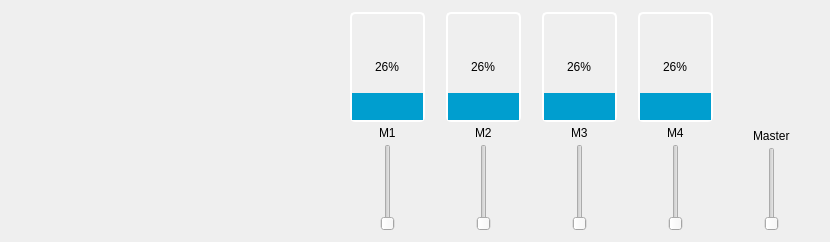
            <widget class="QWidget" name="Motors">
             <property name="styleSheet">
              <string notr="true"/>
             </property>
             <attribute name="title">
              <string>Motors</string>
             </attribute>
             <layout class="QHBoxLayout" name="horizontalLayout_19">
              <item>
               <spacer name="horizontalSpacer_24">
                <property name="orientation">
                 <enum>Qt::Horizontal</enum>
                </property>
                <property name="sizeHint" stdset="0">
                 <size>
                  <width>329</width>
                  <height>20</height>
                 </size>
                </property>
               </spacer>
              </item>
              <item>
               <layout class="QVBoxLayout" name="verticalLayout_9">
                <item>
                 <spacer name="verticalSpacer_3">
                  <property name="orientation">
                   <enum>Qt::Vertical</enum>
                  </property>
                  <property name="sizeHint" stdset="0">
                   <size>
                    <width>20</width>
                    <height>1</height>
                   </size>
                  </property>
                 </spacer>
                </item>
                <item>
                 <layout class="QHBoxLayout" name="horizontalLayout_18">
                  <property name="spacing">
                   <number>1</number>
                  </property>
                  <item>
                   <layout class="QVBoxLayout" name="verticalLayout_8">
                    <item>
                     <layout class="QHBoxLayout" name="horizontalLayout_13">
                      <item>
                       <widget class="QProgressBar" name="progressBar_8">
                        <property name="sizePolicy">
                         <sizepolicy hsizetype="Fixed" vsizetype="Expanding">
                          <horstretch>0</horstretch>
                          <verstretch>0</verstretch>
                         </sizepolicy>
                        </property>
                        <property name="minimumSize">
                         <size>
                          <width>75</width>
                          <height>110</height>
                         </size>
                        </property>
                        <property name="baseSize">
                         <size>
                          <width>0</width>
                          <height>0</height>
                         </size>
                        </property>
                        <property name="styleSheet">
                         <string notr="true">QProgressBar {
    border: 2px solid white;
    border-radius: 5px;
    background: transparent;
}
QProgressBar::chunk {
    background-color: #009ecf;
}</string>
                        </property>
                        <property name="value">
                         <number>26</number>
                        </property>
                        <property name="alignment">
                         <set>Qt::AlignCenter</set>
                        </property>
                        <property name="textVisible">
                         <bool>true</bool>
                        </property>
                        <property name="orientation">
                         <enum>Qt::Vertical</enum>
                        </property>
                       </widget>
                      </item>
                     </layout>
                    </item>
                    <item>
                     <layout class="QHBoxLayout" name="horizontalLayout_14">
                      <item>
                       <spacer name="horizontalSpacer_16">
                        <property name="orientation">
                         <enum>Qt::Horizontal</enum>
                        </property>
                        <property name="sizeHint" stdset="0">
                         <size>
                          <width>0</width>
                          <height>20</height>
                         </size>
                        </property>
                       </spacer>
                      </item>
                      <item>
                       <widget class="QLabel" name="label_10">
                        <property name="sizePolicy">
                         <sizepolicy hsizetype="Minimum" vsizetype="Preferred">
                          <horstretch>0</horstretch>
                          <verstretch>0</verstretch>
                         </sizepolicy>
                        </property>
                        <property name="minimumSize">
                         <size>
                          <width>10</width>
                          <height>0</height>
                         </size>
                        </property>
                        <property name="text">
                         <string>M1</string>
                        </property>
                       </widget>
                      </item>
                      <item>
                       <spacer name="horizontalSpacer_17">
                        <property name="orientation">
                         <enum>Qt::Horizontal</enum>
                        </property>
                        <property name="sizeHint" stdset="0">
                         <size>
                          <width>0</width>
                          <height>20</height>
                         </size>
                        </property>
                       </spacer>
                      </item>
                     </layout>
                    </item>
                    <item>
                     <layout class="QHBoxLayout" name="horizontalLayout_15">
                      <item>
                       <spacer name="horizontalSpacer_18">
                        <property name="orientation">
                         <enum>Qt::Horizontal</enum>
                        </property>
                        <property name="sizeHint" stdset="0">
                         <size>
                          <width>40</width>
                          <height>20</height>
                         </size>
                        </property>
                       </spacer>
                      </item>
                      <item>
                       <widget class="QSlider" name="verticalSlider_9">
                        <property name="sizePolicy">
                         <sizepolicy hsizetype="Fixed" vsizetype="Expanding">
                          <horstretch>0</horstretch>
                          <verstretch>0</verstretch>
                         </sizepolicy>
                        </property>
                        <property name="minimumSize">
                         <size>
                          <width>0</width>
                          <height>75</height>
                         </size>
                        </property>
                        <property name="maximumSize">
                         <size>
                          <width>16777215</width>
                          <height>16777215</height>
                         </size>
                        </property>
                        <property name="layoutDirection">
                         <enum>Qt::LeftToRight</enum>
                        </property>
                        <property name="orientation">
                         <enum>Qt::Vertical</enum>
                        </property>
                       </widget>
                      </item>
                      <item>
                       <spacer name="horizontalSpacer_19">
                        <property name="orientation">
                         <enum>Qt::Horizontal</enum>
                        </property>
                        <property name="sizeHint" stdset="0">
                         <size>
                          <width>40</width>
                          <height>20</height>
                         </size>
                        </property>
                       </spacer>
                      </item>
                     </layout>
                    </item>
                   </layout>
                  </item>
                  <item>
                   <layout class="QVBoxLayout" name="verticalLayout_7">
                    <item>
                     <layout class="QHBoxLayout" name="horizontalLayout_10">
                      <item>
                       <widget class="QProgressBar" name="progressBar_7">
                        <property name="sizePolicy">
                         <sizepolicy hsizetype="Fixed" vsizetype="Expanding">
                          <horstretch>0</horstretch>
                          <verstretch>0</verstretch>
                         </sizepolicy>
                        </property>
                        <property name="minimumSize">
                         <size>
                          <width>75</width>
                          <height>110</height>
                         </size>
                        </property>
                        <property name="baseSize">
                         <size>
                          <width>0</width>
                          <height>0</height>
                         </size>
                        </property>
                        <property name="styleSheet">
                         <string notr="true">QProgressBar {
    border: 2px solid white;
    border-radius: 5px;
    background: transparent;
}
QProgressBar::chunk {
    background-color: #009ecf;
}</string>
                        </property>
                        <property name="value">
                         <number>26</number>
                        </property>
                        <property name="alignment">
                         <set>Qt::AlignCenter</set>
                        </property>
                        <property name="textVisible">
                         <bool>true</bool>
                        </property>
                        <property name="orientation">
                         <enum>Qt::Vertical</enum>
                        </property>
                       </widget>
                      </item>
                     </layout>
                    </item>
                    <item>
                     <layout class="QHBoxLayout" name="horizontalLayout_11">
                      <item>
                       <spacer name="horizontalSpacer_12">
                        <property name="orientation">
                         <enum>Qt::Horizontal</enum>
                        </property>
                        <property name="sizeHint" stdset="0">
                         <size>
                          <width>0</width>
                          <height>20</height>
                         </size>
                        </property>
                       </spacer>
                      </item>
                      <item>
                       <widget class="QLabel" name="label_9">
                        <property name="sizePolicy">
                         <sizepolicy hsizetype="Minimum" vsizetype="Preferred">
                          <horstretch>0</horstretch>
                          <verstretch>0</verstretch>
                         </sizepolicy>
                        </property>
                        <property name="minimumSize">
                         <size>
                          <width>10</width>
                          <height>0</height>
                         </size>
                        </property>
                        <property name="text">
                         <string>M2</string>
                        </property>
                       </widget>
                      </item>
                      <item>
                       <spacer name="horizontalSpacer_13">
                        <property name="orientation">
                         <enum>Qt::Horizontal</enum>
                        </property>
                        <property name="sizeHint" stdset="0">
                         <size>
                          <width>0</width>
                          <height>20</height>
                         </size>
                        </property>
                       </spacer>
                      </item>
                     </layout>
                    </item>
                    <item>
                     <layout class="QHBoxLayout" name="horizontalLayout_12">
                      <item>
                       <spacer name="horizontalSpacer_14">
                        <property name="orientation">
                         <enum>Qt::Horizontal</enum>
                        </property>
                        <property name="sizeHint" stdset="0">
                         <size>
                          <width>40</width>
                          <height>20</height>
                         </size>
                        </property>
                       </spacer>
                      </item>
                      <item>
                       <widget class="QSlider" name="verticalSlider_8">
                        <property name="sizePolicy">
                         <sizepolicy hsizetype="Fixed" vsizetype="Expanding">
                          <horstretch>0</horstretch>
                          <verstretch>0</verstretch>
                         </sizepolicy>
                        </property>
                        <property name="minimumSize">
                         <size>
                          <width>0</width>
                          <height>75</height>
                         </size>
                        </property>
                        <property name="maximumSize">
                         <size>
                          <width>16777215</width>
                          <height>16777215</height>
                         </size>
                        </property>
                        <property name="layoutDirection">
                         <enum>Qt::LeftToRight</enum>
                        </property>
                        <property name="orientation">
                         <enum>Qt::Vertical</enum>
                        </property>
                       </widget>
                      </item>
                      <item>
                       <spacer name="horizontalSpacer_15">
                        <property name="orientation">
                         <enum>Qt::Horizontal</enum>
                        </property>
                        <property name="sizeHint" stdset="0">
                         <size>
                          <width>40</width>
                          <height>20</height>
                         </size>
                        </property>
                       </spacer>
                      </item>
                     </layout>
                    </item>
                   </layout>
                  </item>
                  <item>
                   <layout class="QVBoxLayout" name="verticalLayout_5">
                    <item>
                     <layout class="QHBoxLayout" name="horizontalLayout_6">
                      <item>
                       <widget class="QProgressBar" name="progressBar_5">
                        <property name="sizePolicy">
                         <sizepolicy hsizetype="Fixed" vsizetype="Expanding">
                          <horstretch>0</horstretch>
                          <verstretch>0</verstretch>
                         </sizepolicy>
                        </property>
                        <property name="minimumSize">
                         <size>
                          <width>75</width>
                          <height>110</height>
                         </size>
                        </property>
                        <property name="baseSize">
                         <size>
                          <width>0</width>
                          <height>0</height>
                         </size>
                        </property>
                        <property name="styleSheet">
                         <string notr="true">QProgressBar {
    border: 2px solid white;
    border-radius: 5px;
    background: transparent;
}
QProgressBar::chunk {
    background-color: #009ecf;
}</string>
                        </property>
                        <property name="value">
                         <number>26</number>
                        </property>
                        <property name="alignment">
                         <set>Qt::AlignCenter</set>
                        </property>
                        <property name="textVisible">
                         <bool>true</bool>
                        </property>
                        <property name="orientation">
                         <enum>Qt::Vertical</enum>
                        </property>
                       </widget>
                      </item>
                     </layout>
                    </item>
                    <item>
                     <layout class="QHBoxLayout" name="horizontalLayout_5">
                      <item>
                       <spacer name="horizontalSpacer_7">
                        <property name="orientation">
                         <enum>Qt::Horizontal</enum>
                        </property>
                        <property name="sizeType">
                         <enum>QSizePolicy::Expanding</enum>
                        </property>
                        <property name="sizeHint" stdset="0">
                         <size>
                          <width>0</width>
                          <height>20</height>
                         </size>
                        </property>
                       </spacer>
                      </item>
                      <item>
                       <widget class="QLabel" name="label_6">
                        <property name="sizePolicy">
                         <sizepolicy hsizetype="Minimum" vsizetype="Preferred">
                          <horstretch>0</horstretch>
                          <verstretch>0</verstretch>
                         </sizepolicy>
                        </property>
                        <property name="minimumSize">
                         <size>
                          <width>10</width>
                          <height>0</height>
                         </size>
                        </property>
                        <property name="text">
                         <string>M3</string>
                        </property>
                       </widget>
                      </item>
                      <item>
                       <spacer name="horizontalSpacer_6">
                        <property name="orientation">
                         <enum>Qt::Horizontal</enum>
                        </property>
                        <property name="sizeHint" stdset="0">
                         <size>
                          <width>0</width>
                          <height>20</height>
                         </size>
                        </property>
                       </spacer>
                      </item>
                     </layout>
                    </item>
                    <item>
                     <layout class="QHBoxLayout" name="horizontalLayout_4">
                      <item>
                       <spacer name="horizontalSpacer_5">
                        <property name="orientation">
                         <enum>Qt::Horizontal</enum>
                        </property>
                        <property name="sizeHint" stdset="0">
                         <size>
                          <width>40</width>
                          <height>20</height>
                         </size>
                        </property>
                       </spacer>
                      </item>
                      <item>
                       <widget class="QSlider" name="verticalSlider_6">
                        <property name="sizePolicy">
                         <sizepolicy hsizetype="Fixed" vsizetype="Expanding">
                          <horstretch>0</horstretch>
                          <verstretch>0</verstretch>
                         </sizepolicy>
                        </property>
                        <property name="minimumSize">
                         <size>
                          <width>0</width>
                          <height>75</height>
                         </size>
                        </property>
                        <property name="maximumSize">
                         <size>
                          <width>16777215</width>
                          <height>16777215</height>
                         </size>
                        </property>
                        <property name="layoutDirection">
                         <enum>Qt::LeftToRight</enum>
                        </property>
                        <property name="orientation">
                         <enum>Qt::Vertical</enum>
                        </property>
                       </widget>
                      </item>
                      <item>
                       <spacer name="horizontalSpacer_4">
                        <property name="orientation">
                         <enum>Qt::Horizontal</enum>
                        </property>
                        <property name="sizeHint" stdset="0">
                         <size>
                          <width>40</width>
                          <height>20</height>
                         </size>
                        </property>
                       </spacer>
                      </item>
                     </layout>
                    </item>
                   </layout>
                  </item>
                  <item>
                   <layout class="QVBoxLayout" name="verticalLayout_6">
                    <item>
                     <layout class="QHBoxLayout" name="horizontalLayout_7">
                      <item>
                       <widget class="QProgressBar" name="progressBar_6">
                        <property name="sizePolicy">
                         <sizepolicy hsizetype="Fixed" vsizetype="Expanding">
                          <horstretch>0</horstretch>
                          <verstretch>0</verstretch>
                         </sizepolicy>
                        </property>
                        <property name="minimumSize">
                         <size>
                          <width>75</width>
                          <height>110</height>
                         </size>
                        </property>
                        <property name="baseSize">
                         <size>
                          <width>0</width>
                          <height>0</height>
                         </size>
                        </property>
                        <property name="styleSheet">
                         <string notr="true">QProgressBar {
    border: 2px solid white;
    border-radius: 5px;
    background: transparent;
}
QProgressBar::chunk {
    background-color: #009ecf;
}</string>
                        </property>
                        <property name="value">
                         <number>26</number>
                        </property>
                        <property name="alignment">
                         <set>Qt::AlignCenter</set>
                        </property>
                        <property name="textVisible">
                         <bool>true</bool>
                        </property>
                        <property name="orientation">
                         <enum>Qt::Vertical</enum>
                        </property>
                       </widget>
                      </item>
                     </layout>
                    </item>
                    <item>
                     <layout class="QHBoxLayout" name="horizontalLayout_8">
                      <item>
                       <spacer name="horizontalSpacer_8">
                        <property name="orientation">
                         <enum>Qt::Horizontal</enum>
                        </property>
                        <property name="sizeHint" stdset="0">
                         <size>
                          <width>0</width>
                          <height>20</height>
                         </size>
                        </property>
                       </spacer>
                      </item>
                      <item>
                       <widget class="QLabel" name="label_8">
                        <property name="sizePolicy">
                         <sizepolicy hsizetype="Minimum" vsizetype="Preferred">
                          <horstretch>0</horstretch>
                          <verstretch>0</verstretch>
                         </sizepolicy>
                        </property>
                        <property name="minimumSize">
                         <size>
                          <width>10</width>
                          <height>0</height>
                         </size>
                        </property>
                        <property name="text">
                         <string>M4</string>
                        </property>
                       </widget>
                      </item>
                      <item>
                       <spacer name="horizontalSpacer_9">
                        <property name="orientation">
                         <enum>Qt::Horizontal</enum>
                        </property>
                        <property name="sizeHint" stdset="0">
                         <size>
                          <width>0</width>
                          <height>20</height>
                         </size>
                        </property>
                       </spacer>
                      </item>
                     </layout>
                    </item>
                    <item>
                     <layout class="QHBoxLayout" name="horizontalLayout_9">
                      <item>
                       <spacer name="horizontalSpacer_10">
                        <property name="orientation">
                         <enum>Qt::Horizontal</enum>
                        </property>
                        <property name="sizeHint" stdset="0">
                         <size>
                          <width>40</width>
                          <height>20</height>
                         </size>
                        </property>
                       </spacer>
                      </item>
                      <item>
                       <widget class="QSlider" name="verticalSlider_7">
                        <property name="sizePolicy">
                         <sizepolicy hsizetype="Fixed" vsizetype="Expanding">
                          <horstretch>0</horstretch>
                          <verstretch>0</verstretch>
                         </sizepolicy>
                        </property>
                        <property name="minimumSize">
                         <size>
                          <width>0</width>
                          <height>75</height>
                         </size>
                        </property>
                        <property name="maximumSize">
                         <size>
                          <width>16777215</width>
                          <height>16777215</height>
                         </size>
                        </property>
                        <property name="layoutDirection">
                         <enum>Qt::LeftToRight</enum>
                        </property>
                        <property name="orientation">
                         <enum>Qt::Vertical</enum>
                        </property>
                       </widget>
                      </item>
                      <item>
                       <spacer name="horizontalSpacer_11">
                        <property name="orientation">
                         <enum>Qt::Horizontal</enum>
                        </property>
                        <property name="sizeHint" stdset="0">
                         <size>
                          <width>40</width>
                          <height>20</height>
                         </size>
                        </property>
                       </spacer>
                      </item>
                     </layout>
                    </item>
                   </layout>
                  </item>
                  <item>
                   <layout class="QVBoxLayout" name="verticalLayout_4">
                    <item>
                     <spacer name="verticalSpacer_2">
                      <property name="orientation">
                       <enum>Qt::Vertical</enum>
                      </property>
                      <property name="sizeType">
                       <enum>QSizePolicy::Fixed</enum>
                      </property>
                      <property name="sizeHint" stdset="0">
                       <size>
                        <width>75</width>
                        <height>114</height>
                       </size>
                      </property>
                     </spacer>
                    </item>
                    <item>
                     <layout class="QHBoxLayout" name="horizontalLayout_17">
                      <item>
                       <spacer name="horizontalSpacer_22">
                        <property name="orientation">
                         <enum>Qt::Horizontal</enum>
                        </property>
                        <property name="sizeHint" stdset="0">
                         <size>
                          <width>0</width>
                          <height>20</height>
                         </size>
                        </property>
                       </spacer>
                      </item>
                      <item>
                       <widget class="QLabel" name="label_11">
                        <property name="sizePolicy">
                         <sizepolicy hsizetype="Minimum" vsizetype="Preferred">
                          <horstretch>0</horstretch>
                          <verstretch>0</verstretch>
                         </sizepolicy>
                        </property>
                        <property name="minimumSize">
                         <size>
                          <width>10</width>
                          <height>0</height>
                         </size>
                        </property>
                        <property name="text">
                         <string>Master</string>
                        </property>
                       </widget>
                      </item>
                      <item>
                       <spacer name="horizontalSpacer_23">
                        <property name="orientation">
                         <enum>Qt::Horizontal</enum>
                        </property>
                        <property name="sizeHint" stdset="0">
                         <size>
                          <width>0</width>
                          <height>20</height>
                         </size>
                        </property>
                       </spacer>
                      </item>
                     </layout>
                    </item>
                    <item>
                     <layout class="QHBoxLayout" name="horizontalLayout_16">
                      <item>
                       <spacer name="horizontalSpacer_20">
                        <property name="orientation">
                         <enum>Qt::Horizontal</enum>
                        </property>
                        <property name="sizeHint" stdset="0">
                         <size>
                          <width>40</width>
                          <height>20</height>
                         </size>
                        </property>
                       </spacer>
                      </item>
                      <item>
                       <widget class="QSlider" name="verticalSlider_10">
                        <property name="sizePolicy">
                         <sizepolicy hsizetype="Fixed" vsizetype="Expanding">
                          <horstretch>0</horstretch>
                          <verstretch>0</verstretch>
                         </sizepolicy>
                        </property>
                        <property name="minimumSize">
                         <size>
                          <width>0</width>
                          <height>75</height>
                         </size>
                        </property>
                        <property name="maximumSize">
                         <size>
                          <width>16777215</width>
                          <height>16777215</height>
                         </size>
                        </property>
                        <property name="layoutDirection">
                         <enum>Qt::LeftToRight</enum>
                        </property>
                        <property name="orientation">
                         <enum>Qt::Vertical</enum>
                        </property>
                       </widget>
                      </item>
                      <item>
                       <spacer name="horizontalSpacer_21">
                        <property name="orientation">
                         <enum>Qt::Horizontal</enum>
                        </property>
                        <property name="sizeHint" stdset="0">
                         <size>
                          <width>40</width>
                          <height>20</height>
                         </size>
                        </property>
                       </spacer>
                      </item>
                     </layout>
                    </item>
                   </layout>
                  </item>
                 </layout>
                </item>
               </layout>
              </item>
             </layout>
            </widget>
